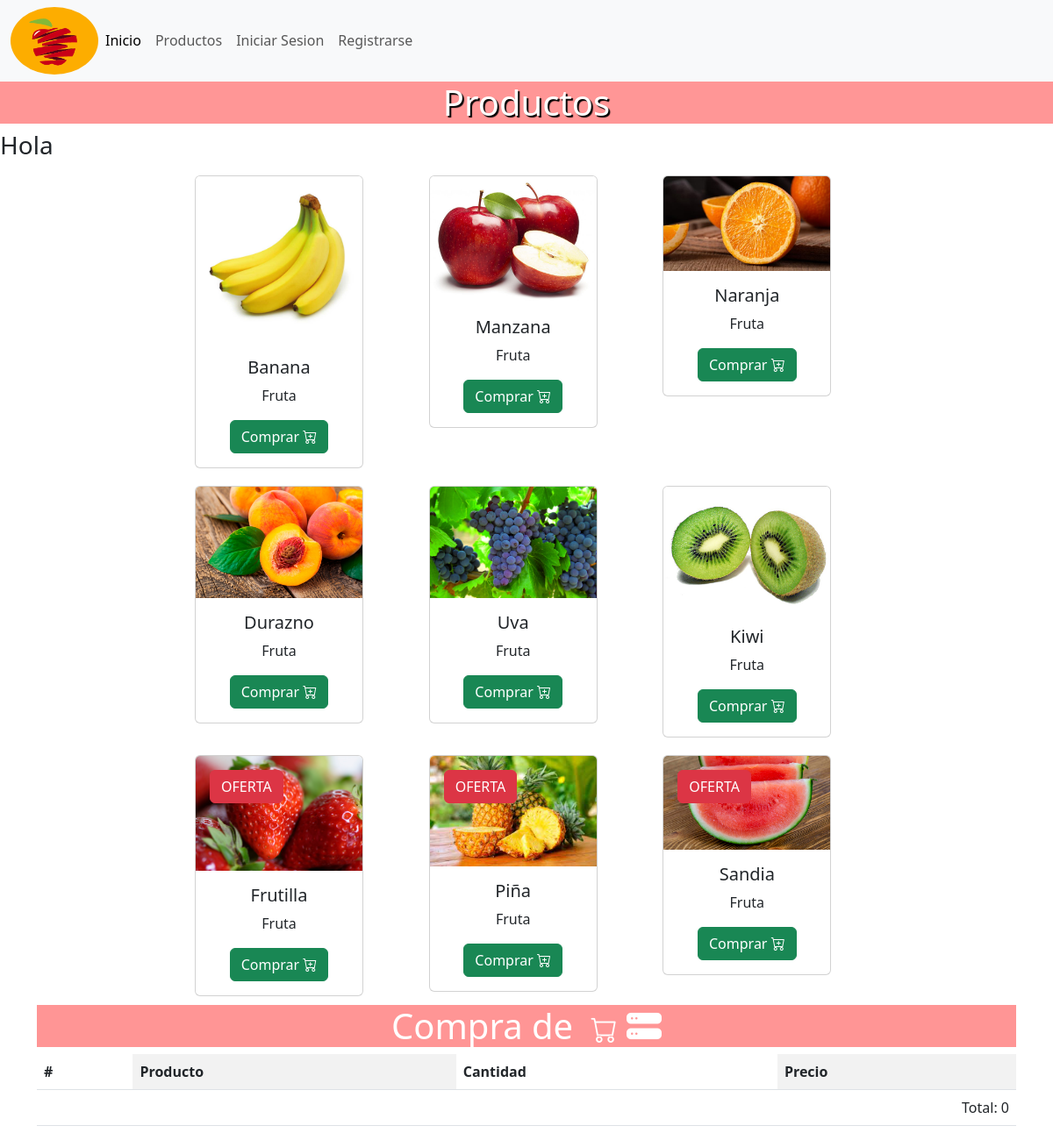
The app's page /tienda/ with its own data.
### productos/models.py (models this page shows, shortened)
class Producto(models.Model):
    nombre = models.CharField(max_length=100)
    precio = models.FloatField()
    imagen = models.ImageField(upload_to='productos')
    categoria = models.ForeignKey(Categoria, on_delete=models.CASCADE)
    oferta = models.BooleanField(default=False)
    created = models.DateField(auto_now_add=True)
    class Meta:
        verbose_name= 'producto'
        verbose_name_plural = 'productos'

class Categoria(models.Model):
    nombre = models.CharField(max_length=50)
    created = models.DateField(auto_now_add=True)
    class Meta:
        verbose_name= 'categoria'
        verbose_name_plural = 'categorias'
    def __str__(self):
        return self.nombre

### tienda/views.py (the view)
# urls.py: path('tienda/', include('tienda.urls')),
def tienda(request):
    productos = Producto.objects.all()
    carro = Carro(request)
    total = carro.obtener_total()
    if request.method == 'GET':
        return render(request, 'tienda.html',{
            'productos':productos,
            'total':total
        })

### carrito/carrito.py (called while the page is built)
    def obtener_total(self):
        total = 0
        for key in self.carro.keys():
            total += self.carro[key]['precio']
        return total

### tienda/templates/tienda.html (shortened to what this page needs)
{% extends 'base.html' %}
{% block content %}
    <h1 class="productos h1-shadow">Productos</h1>
    <h3>Hola {{user.username}}</h3>
    <div class="container">
        <div class="row" style="max-width: 800px; margin: 0 auto;">
            {% for producto in productos %}
            <div class="col-4">
                <div class="card text-center card-fruta" style="width: 12rem;">
                    <img src="{{producto.imagen.url}}" class="card-img-top" alt="imagen de producto">
                    <div class="card-body">
                    <h5 class="card-title">{{producto.nombre}}</h5>
                    <p class="card-text">{{producto.categoria}} </p>
                    <a href="{% url 'tienda:agregar-producto' producto.id %}" class="btn btn-success">Comprar
                        <i class="bi bi-cart-plus"></i>
                    </a>
                    {% if producto.oferta == True %}
                        <button class="btn btn-danger position-absolute top-0 start-0 m-3">OFERTA</button>
                    {% endif %}
                    </div>
                </div>
            </div>
            {% endfor %}
        </div>
    </div>
    {% include 'widget-carrito.html' %}
{% endblock %}

### base/static/css/style.css (style rules this page uses)
h1 { background-color: rgb(255, 149, 149); color: white; text-align: center; }
.productos { background-color: rgb(255, 150, 150); }
.card-fruta { margin: 10px; }
.h1-shadow { text-shadow: 2px 2px 1px black; }

### records on screen
Producto: imagen (picture), nombre "Banana", categoria "Fruta"
Producto: imagen (picture), nombre "Manzana", categoria "Fruta"
Producto: imagen (picture), nombre "Naranja", categoria "Fruta"
Producto: imagen (picture), nombre "Durazno", categoria "Fruta"
Producto: imagen (picture), nombre "Uva", categoria "Fruta"
Producto: imagen (picture), nombre "Kiwi", categoria "Fruta"
Producto: imagen (picture), nombre "Frutilla", categoria "Fruta", oferta "OFERTA"
Producto: imagen (picture), nombre "Piña", categoria "Fruta", oferta "OFERTA"
Producto: nombre "Sandia", categoria "Fruta", oferta "OFERTA"

### other values on screen
{{ total }} "0"
